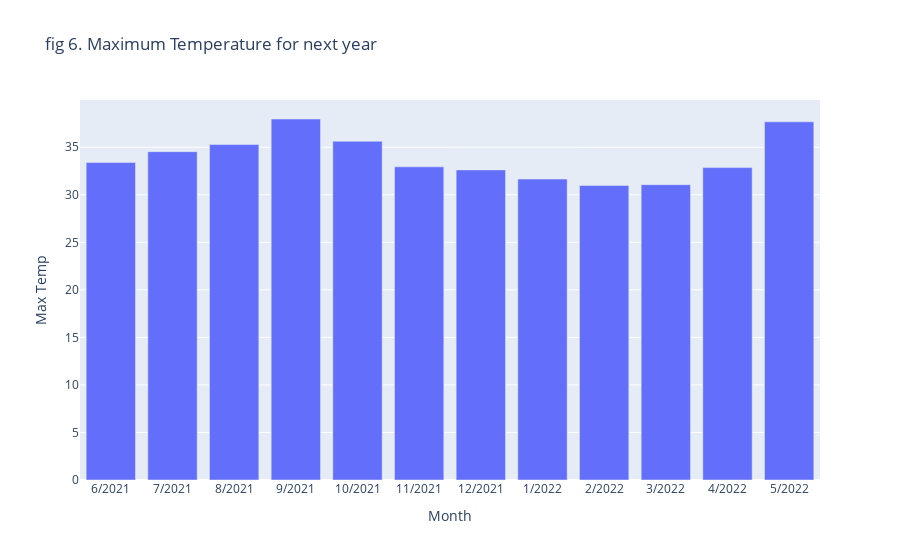

Notebook code for this chart:
### Code cell
fig = px.bar(result_dataframe,x='Month', y='Max Temp', title = 'fig 4. Maximum Temperature for next year')
fig.show()

### Figure 1 — Plotly figure (JSON) as saved in the notebook; plotly's stock layout.template omitted (floating-point values rounded to 4 significant figures)
{"data": [{"alignmentgroup": "True", "hovertemplate": "Month=%{x}<br>Max Temp=%{y}<extra></extra>", "legendgroup": "", "marker": {"color": "#636efa"}, "name": "", "offsetgroup": "", "orientation": "v", "showlegend": false, "textposition": "auto", "type": "bar", "x": ["6/2021", "7/2021", "8/2021", "9/2021", "10/2021", "11/2021", "12/2021", "1/2022", "2/2022", "3/2022", "4/2022", "5/2022"], "xaxis": "x", "y": [33.39, 34.54, 35.28, 37.97, 35.63, 32.93, 32.62, 31.65, 30.98, 31.06, 32.86, 37.67], "yaxis": "y"}], "layout": {"barmode": "relative", "legend": {"tracegroupgap": 0}, "title": {"text": "fig 6. Maximum Temperature for next year"}, "xaxis": {"anchor": "y", "domain": [0, 1], "title": {"text": "Month"}}, "yaxis": {"anchor": "x", "domain": [0, 1], "title": {"text": "Max Temp"}}}}
